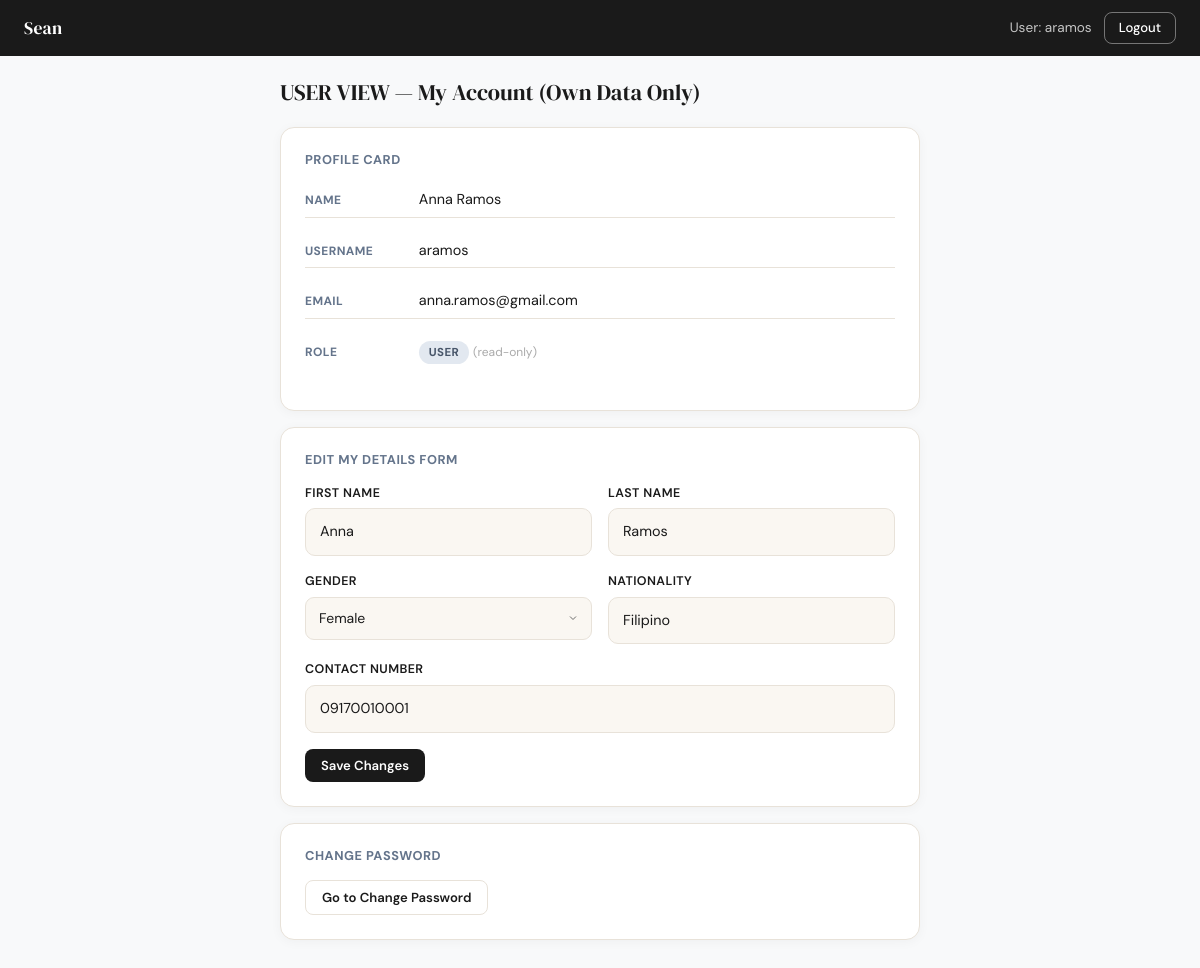
Screenshot of /profile.php (signed in) with the database file from the repository.
### tables this page shows
CREATE TABLE `usermanagement` (
  `id` int(11) NOT NULL,
  `username` varchar(50) NOT NULL,
  `email` varchar(120) NOT NULL,
  `password_hash` varchar(255) NOT NULL,
  `role` enum('admin','user') NOT NULL DEFAULT 'user',
  `firstname` varchar(60) NOT NULL,
  `lastname` varchar(60) NOT NULL,
  `gender` enum('male','female','other') DEFAULT 'other',
  `nationality` varchar(80) DEFAULT NULL,
  `contact_number` varchar(30) DEFAULT NULL,
  `created_at` timestamp NOT NULL DEFAULT current_timestamp()
);

### components/pdo.php (called while the page is built)
<?php
class Database {
    public $host     = 'localhost';
    public $db_name  = 'users';
    public $username = 'root';
    public $password = '';
    public $charset  = 'utf8mb4';
    public $pdo      = null;
    public function connect(): PDO {
        if ($this->pdo === null) {
            $dsn = "mysql:host={$this->host};dbname={$this->db_name};charset={$this->charset}";
            $options = [
                PDO::ATTR_ERRMODE            => PDO::ERRMODE_EXCEPTION,
                PDO::ATTR_DEFAULT_FETCH_MODE => PDO::FETCH_ASSOC,
                PDO::ATTR_EMULATE_PREPARES   => false,
            ];
            try {
                $this->pdo = new PDO($dsn, $this->username, $this->password, $options);
            } catch (PDOException $e) {
                throw new PDOException("Connection failed: " . $e->getMessage());
            }
        }
        return $this->pdo;
    }
}

### components/auth.php (called while the page is built, shortened)
<?php
require_once __DIR__ . '/pdo.php';
class Auth {
    public function user(): array {
        return [
            'id'        => $_SESSION['user_id']  ?? null,
            'name'      => $_SESSION['name']      ?? null,
            'firstname' => $_SESSION['firstname'] ?? null,
            'lastname'  => $_SESSION['lastname']  ?? null,
            'username'  => $_SESSION['username']  ?? null,
            'email'     => $_SESSION['email']     ?? null,
            'role'      => $_SESSION['role']      ?? null,
        ];
    }
}
?>

### profile.php (the view, shortened to what this page needs)
<?php
require_once 'components/auth.php';
$auth    = new Auth();
$auth->requireLogin();
$db      = (new Database())->connect();
$me      = $auth->user();
$isAdmin = $_SESSION['role'] === 'admin';
$stmt = $db->prepare("SELECT * FROM usermanagement WHERE id = :id");
$stmt->execute([':id' => $me['id']]);
$user = $stmt->fetch();
?>
<!DOCTYPE html>
<html lang="en">
<head>
    <link href="https://cdn.jsdelivr.net/npm/bootstrap@5.3.3/dist/css/bootstrap.min.css" rel="stylesheet">
    <link rel="stylesheet" href="Style/style.css">
</head>
<body class="dashboard-body">
<nav class="dash-navbar">
    <span class="brand">Sean</span>
    <div class="nav-right">
        <span class="nav-user"><?= $isAdmin ? 'Admin' : 'User' ?>: <?= htmlspecialchars($me['username']) ?></span>
        <a href="logout.php" class="nav-btn">Logout</a>
    </div>
</nav>
<div class="main-content <?= $isAdmin ? 'with-sidebar' : '' ?> py-4">
    <div style="max-width:640px; margin: 0 auto;">
        <h5 class="page-title">
            <?= $isAdmin ? 'Admin Profile' : 'USER VIEW — My Account (Own Data Only)' ?>
        </h5>
        <div class="dash-card">
            <h6>Profile Card</h6>
            <div class="profile-info">
                <p><strong>Name</strong> <?= htmlspecialchars($user['firstname'] . ' ' . $user['lastname']) ?></p>
                <p><strong>Username</strong> <?= htmlspecialchars($user['username']) ?></p>
                <p><strong>Email</strong> <?= htmlspecialchars($user['email']) ?></p>
                <p><strong>Role</strong>
                    <span class="role-badge <?= $user['role'] ?>"><?= $user['role'] ?></span>
                    <span style="font-size:.75rem; color:#aaa;">(read-only)</span>
                </p>
            </div>
        </div>
        <div class="dash-card">
            <h6>Edit My Details Form</h6>
            <form method="POST" action="">
                <div class="row g-3">
                    <div class="col-6">
                        <label class="dash-label">First Name</label>
                        <input type="text" name="firstname" class="dash-input"
                            value="<?= htmlspecialchars($user['firstname']) ?>" required/>
                    </div>
                    <div class="col-6">
                        <label class="dash-label">Last Name</label>
                        <input type="text" name="lastname" class="dash-input"
                            value="<?= htmlspecialchars($user['lastname']) ?>" required/>
                    </div>
                    <div class="col-6">
                        <label class="dash-label">Gender</label>
                        <select name="gender" class="dash-select">
                            <option value="female" <?= $user['gender'] === 'female' ? 'selected' : '' ?>>Female</option>
                        </select>
                    </div>
                    <div class="col-6">
                        <label class="dash-label">Nationality</label>
                        <input type="text" name="nationality" class="dash-input"
                            value="<?= htmlspecialchars($user['nationality']) ?>" required/>
                    </div>
                    <div class="col-12">
                        <label class="dash-label">Contact Number</label>
                        <input type="text" name="contact_number" class="dash-input"
                            value="<?= htmlspecialchars($user['contact_number']) ?>" required/>
                    </div>
                </div>
                <div style="margin-top:16px;">
                    <button type="submit" class="dash-btn dash-btn-dark">Save Changes</button>
                </div>
            </form>
        </div>
        <div class="dash-card">
            <h6>Change Password</h6>
            <a href="change_password.php" class="dash-btn dash-btn-outline">Go to Change Password</a>
        </div>
    </div>
</div>
</body>
</html>

### Style/style.css (style rules this page uses)
*, *::before, *::after { box-sizing: border-box; margin: 0; padding: 0; }
:root { --cream: #faf7f2; --dark: #1a1a1a; --mid: #6b6b6b; --muted: #64748b; --border: #e8e2d9; --accent: #c8a97e; --accent-d: #a8845a; --white: #ffffff; --primary: #4f46e5; --primary-dark: #3730a3; --danger: #ef4444; --success: #10b981; --bg: #f8f9fa; }
body { font-family: "DM Sans", sans-serif; background: var(--cream); min-height: 100vh; display: flex; flex-direction: column; align-items: center; justify-content: center; padding: 24px 16px; background-image: radial-gradient( ellipse at 15% 50%, rgba(200, 169, 126, 0.08) 0%, transparent 55% ), radial-gradient( ellipse at 85% 20%, rgba(168, 132, 90, 0.06) 0%, transparent 55% ); }
body.dashboard-body { display: block; background: var(--bg); background-image: none; padding: 0; align-items: unset; justify-content: unset; }
label { display: block; font-size: 0.78rem; font-weight: 600; color: var(--dark); letter-spacing: 0.4px; text-transform: uppercase; margin-bottom: 7px; }
input[type="email"], input[type="password"], input[type="text"] { width: 100%; padding: 12px 14px; border: 1.5px solid var(--border); border-radius: 10px; font-family: "DM Sans", sans-serif; font-size: 0.9rem; color: var(--dark); background: var(--cream); transition: border-color 0.2s, box-shadow 0.2s; outline: none; }
input::placeholder { color: #c4bdb3; }
.dash-navbar { position: fixed; top: 0; left: 0; right: 0; z-index: 100; background: var(--dark); height: 56px; display: flex; align-items: center; justify-content: space-between; padding: 0 24px; }
.dash-navbar .brand { font-family: "DM Serif Display", serif; font-size: 1.1rem; color: var(--white); font-weight: 400; letter-spacing: 0.3px; }
.dash-navbar .nav-right { display: flex; align-items: center; gap: 12px; }
.dash-navbar .nav-user { font-size: 0.85rem; color: rgba(255, 255, 255, 0.75); }
.dash-navbar .nav-btn { padding: 5px 14px; border-radius: 8px; font-size: 0.82rem; font-family: "DM Sans", sans-serif; font-weight: 500; cursor: pointer; text-decoration: none; border: 1.5px solid rgba(255, 255, 255, 0.4); color: var(--white); background: transparent; transition: background 0.2s, border-color 0.2s; }
.main-content { margin-top: 56px; padding: 28px 24px; }
.page-title { font-family: "DM Serif Display", serif; font-size: 1.4rem; font-weight: 400; color: var(--dark); margin-bottom: 20px; }
.dash-card { background: var(--white); border: 1px solid var(--border); border-radius: 14px; padding: 24px; margin-bottom: 16px; box-shadow: 0 2px 12px rgba(0, 0, 0, 0.04); }
.dash-card h6 { font-size: 0.8rem; font-weight: 700; text-transform: uppercase; letter-spacing: 0.5px; color: var(--muted); margin-bottom: 16px; }
.dash-btn { padding: 7px 16px; border-radius: 8px; font-family: "DM Sans", sans-serif; font-size: 0.82rem; font-weight: 600; cursor: pointer; text-decoration: none; border: none; transition: opacity 0.2s, transform 0.15s; display: inline-flex; align-items: center; gap: 5px; }
.dash-btn-dark { background: var(--dark); color: var(--white); }
.dash-btn-outline { background: transparent; color: var(--dark); border: 1.5px solid var(--border); }
.role-badge { display: inline-block; padding: 3px 10px; border-radius: 20px; font-size: 0.72rem; font-weight: 700; text-transform: uppercase; letter-spacing: 0.4px; }
.role-badge.user { background: #e2e8f0; color: #475569; }
.dash-label { display: block; font-size: 0.78rem; font-weight: 600; color: var(--dark); text-transform: uppercase; letter-spacing: 0.4px; margin-bottom: 6px; }
.dash-input, .dash-select { width: 100%; padding: 10px 13px; border: 1.5px solid var(--border); border-radius: 9px; font-family: "DM Sans", sans-serif; font-size: 0.875rem; color: var(--dark); background: var(--cream); outline: none; transition: border-color 0.2s, box-shadow 0.2s; appearance: none; }
.dash-select { background-repeat: no-repeat; background-position: right 12px center; padding-right: 36px; cursor: pointer; }
.profile-info p { font-size: 0.9rem; color: var(--dark); padding: 6px 0; border-bottom: 1px solid var(--border); }
.profile-info p:last-child { border-bottom: none; }
.profile-info strong { color: var(--muted); font-size: 0.75rem; text-transform: uppercase; letter-spacing: 0.4px; display: inline-block; width: 110px; }

### rows the page displays
usermanagement: username "aramos", firstname+lastname "Anna Ramos", email "anna.ramos@gmail.com", role "USER", firstname "Anna", lastname "Ramos", gender "Female", nationality "Filipino", contact_number "09170010001"
